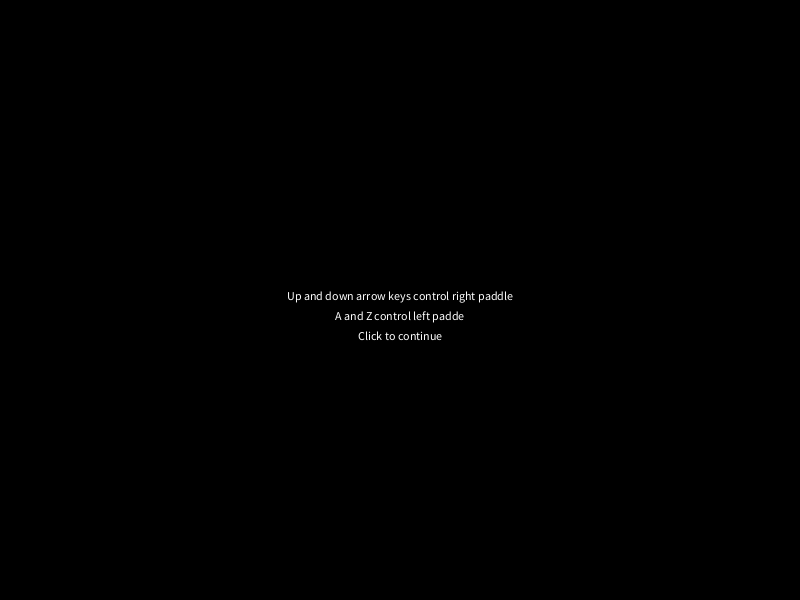
Frame 1 (no input)
Frame 60 (the mouse pressed at the canvas centre just before this capture): identical to frame 1, image omitted
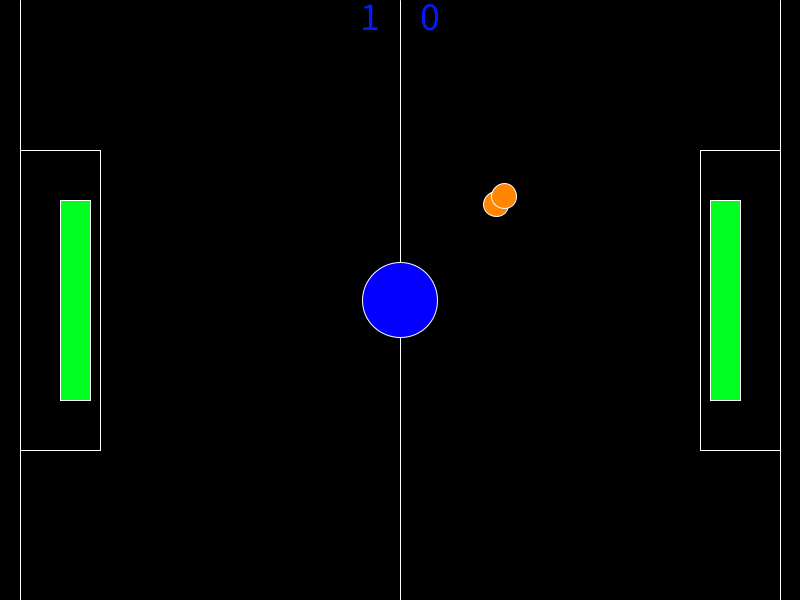
Frame 120 (the mouse held since frame 60 and released just before this capture)

The Processing sketch that drew these frames (run headless with seeded random() and noise(); from frame 60 on, the mouse is pressed at the canvas centre):

// Processing sketch: Real_Pong
// ── Real_Pong.pde
Ball ball; 

Paddle paddleLeft;
Paddle paddleRight;

int scoreLeft = 0;
int scoreRight = 0;
boolean play;

void setup() {
  size(800, 600);
  ball = new Ball(width/2, height/2, 25); 
  ball.speedX = 8; 
  ball.speedY = 8; 

  paddleLeft = new Paddle(75, height/2, 30, 200);
  paddleRight = new Paddle(width-75, height/2, 30, 200);
  play = false;
}

void draw() {
  if (!play) {
    startScreen();
  } else {
    background(0); 
    ball.display(); 
    ball.move(); 
    ball.display(); 

    paddleLeft.move();
    paddleLeft.display();
    paddleRight.move();
    paddleRight.display();
    fill(#0300FF);
    stroke(255);
    line(400, 0, 400, 600);    
    ellipse(400, 300, 75, 75);
    line(780, 600, 780, 0);
    line(20, 600, 20, 0);
    line(700, 450, 700, 150);
    line(700, 450, 780, 450);
    line(700, 150, 780, 150);
    line(100, 450, 100, 150);
    line(100, 450, 20, 450);
    line(100, 150, 20, 150);

      if (ball.right() > 780) {
        scoreLeft = scoreLeft + 1;
        ball.x = width/2;
        ball.y = height/2;
      }
      if (ball.left() < 20) {
        scoreRight = scoreRight + 1;
        ball.x = width/2;
        ball.y = height/2;
      }
      if (ball.bottom() > height) {
        ball.speedY = -ball.speedY;
      }

      if (ball.top() < 0) {
        ball.speedY = -ball.speedY;
      }

      if (paddleLeft.bottom() > height) {
        paddleLeft.y = height-paddleLeft.h/2;
      }

      if (paddleLeft.top() < 0) {
        paddleLeft.y = paddleLeft.h/2;
      }

      if (paddleRight.bottom() > height) {
        paddleRight.y = height-paddleRight.h/2;
      }

      if (paddleRight.top() < 0) {
        paddleRight.y = paddleRight.h/2;
      }

      if ( ball.left() < paddleLeft.right() && ball.y > paddleLeft.top() && ball.y < paddleLeft.bottom()) {
        ball.speedX = -ball.speedX;
        ball.speedY = map(ball.y - paddleLeft.y, -paddleLeft.h/2, paddleLeft.h/2, -10, 10);
      }

      if ( ball.right() > paddleRight.left() && ball.y > paddleRight.top() && ball.y < paddleRight.bottom()) {
        ball.speedX = -ball.speedX;
        ball.speedY = map(ball.y - paddleRight.y, -paddleRight.h/2, paddleRight.h/2, -10, 10);
      }
      textSize(40);
      textAlign(CENTER);
      fill(#001BFF);
      text(scoreRight, width/2+30, 30); 
      text(scoreLeft, width/2-30, 30); 
    }
  }
  void keyPressed() {
    if (keyCode == UP) {
      paddleRight.speedY=-10;
    }
    if (keyCode == DOWN) {
      paddleRight.speedY=10;
    }
    if (key == 'a') {
      paddleLeft.speedY=-10;
    }
    if (key == 'z') {
      paddleLeft.speedY=10;
    }
  }

  void keyReleased() {
    if (keyCode == UP) {
      paddleRight.speedY=0;
    }
    if (keyCode == DOWN) {
      paddleRight.speedY=0;
    }
    if (key == 'a') {
      paddleLeft.speedY=0;
    }
    if (key == 'z') {
      paddleLeft.speedY=0;
    }
  }

  void startScreen() {
    background(0);
    textAlign(CENTER);
    text("Up and down arrow keys control right paddle", width/2, height/2);
    text("A and Z control left padde", width/2, height/2+20);
    text("Click to continue", width/2, height/2+40);

    if (mousePressed) {
      play = true;
    }
  }

// ── Ball.pde
class Ball {
  float x;
  float y;
  float speedX;
  float speedY;
  float diameter;
  color c;
  
  
  Ball(float tempX, float tempY, float tempDiameter) {
    x = tempX;
    y = tempY;
    diameter = tempDiameter;
    speedX = 0;
    speedY = 0;
    c = (#FF8503); 
  }
  
  void move() {
    
    y = y + speedY;
    x = x + speedX;
  }
  
  void display() {
    fill(c); 
    ellipse(x,y,diameter,diameter); 
  }
  
 float left(){
    return x-diameter/2;
  }
  float right(){
    return x+diameter/2;
  }
  float top(){
    return y-diameter/2;
  }
  float bottom(){
    return y+diameter/2;
  }

}

// ── Paddle.pde
class Paddle{

  float x;
  float y;
  float w;
  float h;
  float speedY;
  float speedX;
  color c;
  
  Paddle(float tempX, float tempY, float tempW, float tempH){
    x = tempX;
    y = tempY;
    w = tempW;
    h = tempH;
    speedY = 0;
    speedX = 0;
    c=(#03FF22);
  }

  void move(){
    y += speedY;
    x += speedX;
  }

  void display(){
    fill(c);
    rect(x-w/2,y-h/2,w,h);
  } 
  
float left(){
    return x-w/2;
  }
  float right(){
    return x+w/2;
  }
  float top(){
    return y-h/2;
  }
  float bottom(){
    return y+h/2;
  }
}
